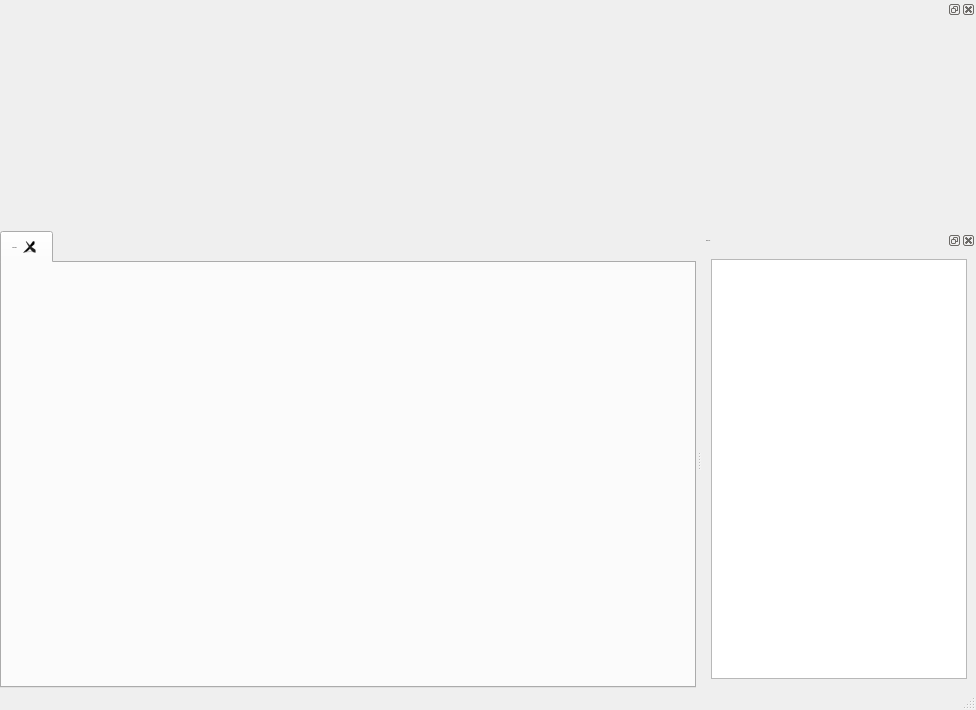
<?xml version="1.0" encoding="UTF-8"?>
<ui version="4.0">
 <class>MainWindow</class>
 <widget class="QMainWindow" name="MainWindow">
  <property name="geometry">
   <rect>
    <x>0</x>
    <y>0</y>
    <width>976</width>
    <height>710</height>
   </rect>
  </property>
  <property name="font">
   <font>
    <family>Microsoft YaHei</family>
    <pointsize>-1</pointsize>
   </font>
  </property>
  <property name="windowTitle">
   <string>DDE-OnePetrology</string>
  </property>
  <property name="windowIcon">
   <iconset>
    <normaloff>res/DDE-logo.png</normaloff>res/DDE-logo.png</iconset>
  </property>
  <property name="styleSheet">
   <string notr="true">font-family:&quot;Microsoft YaHei&quot;;
font-size: 14px;
QGroupBox{
    font-family:&quot;Microsoft YaHei&quot;;
    font-size: 14px;
    font-weight: bold;
    color:#f0f0f0;
	background:#125b4e;
   border: 1px solid #228c84;
}

QMainWindow{
    font-family:&quot;Microsoft YaHei&quot;;
    font-size: 14px;
    font-weight: bold;
    color:#f0f0f0;
	background:#125b4e;
}
QMainWindow#MainWindow{
    background:#125b4e;
}

QMenu
{
	background-color:#125b4e;

   color:#f0f0f0;

 
}
QMenu::item
{
	background-color:#125b4e;

   color:#f0f0f0;
	border:2px solid rgb(55,55,55);
	border-radius:3px;
	padding: 0px 0px 0px 20px;
	margin:3px 3px 3px 3px;
}					
QMenu::item:selected
{
    background: #1f6155;
	color:#f2f2f2;
}		

QStatusBar{
	color:#fff;
}
QStatusBar QLabel{
	color:#fff;
}
QStatusBar::item{
	border: 0px
}

QCheckBox{
	color:#fff;
}

QDateTimeEdit, QLineEdit, QTextEdit, QPlainTextEdit{
	color:#fff;
	height:20px;
	padding-left:10px; 
	background:transparent;
	border:none;
	border:1px solid #67968d;
}

QDateTimeEdit::focus, QLineEdit::focus, QTextEdit::focus, QPlainTextEdit::focus{
	border:1px solid #00fffb;
}

QDateTimeEdit:hover{
    background: #1f6155;
	color:#f2f2f2;
}

QCalendarWidget QTableView {
    alternate-background-color: #125b4e;
    background-color: #67968d;
}
QToolButton#qt_calendar_monthbutton,#qt_calendar_yearbutton{
    color: #67968d;
    font: 9px simHei;
}
QCalendarWidget QWidget#qt_calendar_navigationbar{
    background-color: #FFF;
}

QTextEdit::focus{
	border:1px solid #00fffb;
}
QGroupBox::title {
	color:#fff;
}
QGroupBox QLineEdit{
    height:20px;
	padding-left:10px; 
	background:transparent;
	border:none;
	border-bottom:1px solid #67968d;
}

QDialog{
    background:#125b4e;
}
QDialog QLabel{
    color:#f0f0f0;
}

QSplitter::handle{
	background-color:#125b4e;
}

QComboBox{
	color:#fff;
	height:20px;
	padding-left:10px; 
	background:transparent;
	border: 1px solid #67968d; 
}
QComboBox::drop-down {
    subcontrol-origin: padding;   
    subcontrol-position: top right; 
    width: 15px; 
    border-left: 1px solid #67968d; 
	image: url(&quot;res/qss/combo_drop.png&quot;) 
}
QComboBox::drop-down:hover {
    background: #00fffb;
}

QComboBox QAbstractItemView {
    outline: 0px solid gray;
    border: 1px solid #228c84;
    color: #FFFFFF;
    background-color: #07816e;
    selection-background-color: #1f6155; 
}
QComboBox QAbstractItemView::item {
    padding: 5px 10px; 
}
QComboBox QAbstractItemView::item:hover {
    color: #FFFFFF;
    background-color: #1f6155;
}


QToolButton{
	padding:5px;
	border:none;
	background:transparent;
	color:#bebebe;
}
QToolButton:hover{
	background: #1f6155;
	color:#f2f2f2;
}
QToolButton:pressed{
	background: #34a897;
	color:#f2f2f2;
	border-radius: 3px;
}

QPushButton{
	border:1px solid #4daa99;
	color:#e3e3e3;
	padding:4px 20px;
}
QPushButton:hover{
	background: #1f6155;
	color:#f2f2f2;
}
QPushButton:pressed{
	background: #34a897;
	color:#f2f2f2;
	border-radius: 3px;
}


QToolButton{
	border:1px solid #4daa99;
	color:#e3e3e3;
	padding:4px 20px;
}
QToolButton:hover{
	background: #1f6155;
	color:#f2f2f2;
}
QToolButton:pressed{
	background: #34a897;
	color:#f2f2f2;
	border-radius: 3px;
}



QListView{
	background:transparent;
	border:1px solid #228c84;
}
QListWidget{
	background:transparent;
	border:1px solid #228c84;
	color:#fff;
}

QToolBox::tab{
	padding:3px;
	border-radius:5px;
	color:#04ddd7;
	font:15px &quot;Microsoft YaHei&quot;;

}
QToolTip{
	border:0px solid #F0F0F0;
	padding:1px;
	color:#04ddd7;

}

/*===================================== Radio Button =================================*/
QRadioButton{
    color:#f0f0f0;
    font:12px &quot;Microsoft YaHei&quot;;
}
/*===================================== Label =================================*/

QLabel{
    color:#f0f0f0;
    font:12px &quot;Microsoft YaHei&quot;;
}


/*===================================== 表格 =================================*/
QTableView{
    outline:none;
    border-top:none;
    border-bottom-left-radius:4px;
    border-bottom-right-radius:4px;
    alternate-background-color:#1b7065; 
    selection-background-color:#01ae97;
    gridline-color:#0fa48e;
   /* color:#f2f2f2;
    background:transparent;  8*/
}
QHeaderView{
    border:none;
    border-bottom:1px solid #125b4e;
    background:#367b6e;
}
QHeaderView::section{
    background:transparent;
    color:#f2f2f2;
}


/*===================================== 树 =================================*/
QTreeView{
	show-decoration-selected:1;
	border:none; 
	background:transparent;
}
QTreeView::item{
	height: 25px;
	color:#eaecec;	
	border:none;
	background:transparent;
}

QTreeView::item:selected:active{  
	color:f2f2f2;
}

QTreeView::item:selected:!active{   
	color:#f2f2f2;	
}
QTreeView::branch:has-children:!has-siblings:closed,
QTreeView::branch:closed:has-children:has-siblings{
    border-image:none;
    image:url(&quot;res/qss/tree_right.png&quot;);
}
QTreeView::branch:open:has-children:!has-siblings,
QTreeView::branch:open:has-children:has-siblings{
    border-image:none;
    image:url(&quot;res/qss/tree_bottom.png&quot;);
}

QTreeView::indicator:unchecked {
	image: url(&quot;res/qss/tree_uncheck.png&quot;);
}
QTreeView::indicator:checked {
	image: url(&quot;res/qss/tree_check.png&quot;);
}
QTreeView::item:hover, QTreeView::branch:hover{
	background:#1f6155;
}
QTreeView::item:selected, QTreeView::branch:selected{
	background:#34a897;
	color:f2f2f2;
}


/*===================================== Tab =================================*/
QTabWidget#tabWidget{
    background:transparent;
}
QTabWidget::pane{
    border-top: 1px solid;
    border-color: transparent;
    top:-1px;
}
QTabBar::tab {
    min-width:85px;
    min-height:26px;
    color: #FFFFFF;
    border: 1px solid #e2e2e2; 
    font:16px &quot;Microsoft YaHei&quot; ;
}
QTabBar::tab:selected{
    min-width:85px;
    min-height:25px;
    color: #000;
    border: 0px solid;
    background:#00fffb;
    font:20px &quot;Microsoft YaHei&quot; ;
}

/*===================================== 垂直滚动条 =================================*/
/*设置垂直滚动条基本样式*/
QScrollBar:vertical {
    width: 14px;
    background: rgba(0,0,0,0%);
    margin: 0px,0px,0px,0px;
    /*留出9px给上面和下面的箭头*/
    padding-top: 9px;
    padding-bottom: 9px;
}

QScrollBar::handle:vertical {
    width: 14px;
    background: #238d71; /* #176857;rgba(0,0,0,25%); */
    /*滚动条两端变成椭圆 */
    border-radius: 14px;
    min-height: 20;
}

QScrollBar::handle:vertical:hover {
    width: 14px;
    /*鼠标放到滚动条上的时候，颜色变深*/
    background:  #238d71;  /*rgba(0,0,0,50%);*/
    border-radius: 12px;
    min-height: 20;
}

/*这个应该是设置下箭头的，3.png就是箭头*/
QScrollBar::add-line:vertical 
{
    height: 9px;
    width: 14px;
    border-image: url(&quot;res/qss/down-arrow.png&quot;);
    subcontrol-position: bottom;
}

/*设置上箭头 */
QScrollBar::sub-line:vertical 
{
    height: 9px;
    width: 14px;
    border-image: url(&quot;res/qss/up-arrow.png&quot;);
    subcontrol-position: top;
}

/*当鼠标放到下箭头上的时候 */
QScrollBar::add-line:vertical:hover 
{
    height: 9px;
    width: 14px;
    border-image: url(&quot;res/qss/down-arrow.png&quot;);
    subcontrol-position: bottom;
}

/*当鼠标放到下箭头上的时候*/
QScrollBar::sub-line:vertical:hover 
{
    height: 9px;
    width: 14px;
    border-image: url(&quot;res/qss/up-arrow.png&quot;);
    subcontrol-position: top;
}

/*当滚动条滚动的时候，上面的部分和下面的部分*/
QScrollBar::sub-page:vertical {
    background: #176857;
    border-radius: 12px;
}

QScrollBar::add-page:vertical 
{
    background: #176857; /* #238d71;*/
    border-radius: 12px;
}

QScrollArea#scrollArea{
	background:transparent;
	border:none;
}


QWidget#scrollAreaWidgetContents{
	background: transparent;
}




/*===================================== 水平滚动条 =================================*/
/*设置垂直滚动条基本样式*/
QScrollBar::horizontal {
    height: 14px;
    background: rgba(0,0,0,0%);
    margin: 0px,0px,0px,0px;
    /*留出9px给上面和下面的箭头*/
    padding-left: 9px;
    padding-right: 9px;
}

QScrollBar::handle:horizontal {
    width: 14px;
    background: #238d71; /* #176857;rgba(0,0,0,25%); */
    /*滚动条两端变成椭圆 */
    border-radius: 14px;
    min-height: 20;
}

QScrollBar::handle:horizontal:hover {
    width: 14px;
    /*鼠标放到滚动条上的时候，颜色变深*/
    background:  #238d71;  /*rgba(0,0,0,50%);*/
    border-radius: 12px;
    min-height: 20;
}

/*这个应该是设置下箭头的，3.png就是箭头*/
QScrollBar::add-line:horizontal 
{
    height:14px;
    width: 9px;
    border-image: url(&quot;res/qss/right-arrow.png&quot;);
    subcontrol-position: right;
}

/*设置上箭头 */
QScrollBar::sub-line:horizontal 
{
    height: 14px;
    width: 9px;
    border-image: url(&quot;res/qss/left-arrow.png&quot;);
    subcontrol-position: left;
}

/*当鼠标放到下箭头上的时候 */
QScrollBar::add-line:horizontal:hover 
{
    height: 14px;
    width: 9px;
    border-image: url(&quot;res/qss/right-arrow.png&quot;);
    subcontrol-position: right;
}

/*当鼠标放到下箭头上的时候*/
QScrollBar::sub-line:horizontal:hover 
{
    height: 14px;
    width: 9px;
    border-image: url(&quot;res/qss/left-arrow.png&quot;);
    subcontrol-position: left;
}

/*当滚动条滚动的时候，上面的部分和下面的部分*/
QScrollBar::sub-page:horizontal {
    background: #176857;
    border-radius: 12px;
}

QScrollBar::add-page:horizontal 
{
    background: #176857; /* #238d71;*/
    border-radius: 12px;
}

QScrollArea#scrollArea{
	background:transparent;
	border:none;
}


QWidget#scrollAreaWidgetContents{
	background: transparent;
}

QScrollArea#scrollArea{
    background:transparent;

    QScrollBar:horizontal{  /*//滚动条主体部分(滑道)*/
        min-height: 10;/*//滑道最小宽度*/
        min-width:100;/*//滑道最小高度*/
        border-radius:5px;/*//滑道圆角*/
        background-color:rgb(200,200,200);/*//滑轨的颜色*/
    }

    QScrollBar::handle:horizontal{  /*//滑块主体*/
        border-radius:5px;/*//滑块圆形角度*/
        height: 10;/*//滑块宽度*/
        border-radius:5px;/*//滑道圆角*/
        background-color:rgb(50,50,20);/*//滑块颜色*/
    }  

    QScrollBar::handle:horizontal:hover{  /*//鼠标放在上面时*/
        width: 10;/*//滑块宽度*/
        border-radius:5px;/*//滑道圆角*/
        background-color:rgba(0,0,0,50%);/*//滑块颜色变化*/
    }
    
}

</string>
  </property>
  <property name="dockNestingEnabled">
   <bool>true</bool>
  </property>
  <widget class="QWidget" name="centralwidget">
   <property name="enabled">
    <bool>true</bool>
   </property>
   <property name="sizePolicy">
    <sizepolicy hsizetype="Expanding" vsizetype="Expanding">
     <horstretch>1</horstretch>
     <verstretch>1</verstretch>
    </sizepolicy>
   </property>
   <layout class="QVBoxLayout" name="verticalLayout">
    <property name="spacing">
     <number>0</number>
    </property>
    <property name="leftMargin">
     <number>0</number>
    </property>
    <property name="topMargin">
     <number>0</number>
    </property>
    <property name="rightMargin">
     <number>0</number>
    </property>
    <property name="bottomMargin">
     <number>0</number>
    </property>
    <item>
     <widget class="QTabWidget" name="tabWidget">
      <property name="font">
       <font>
        <family>Microsoft YaHei</family>
        <pointsize>-1</pointsize>
       </font>
      </property>
      <property name="currentIndex">
       <number>0</number>
      </property>
      <property name="iconSize">
       <size>
        <width>24</width>
        <height>24</height>
       </size>
      </property>
      <property name="tabsClosable">
       <bool>true</bool>
      </property>
      <property name="movable">
       <bool>true</bool>
      </property>
      <widget class="WelcomeWidget" name="tab">
       <attribute name="icon">
        <iconset>
         <normaloff>res/welcome.png</normaloff>res/welcome.png</iconset>
       </attribute>
       <attribute name="title">
        <string>Welcome</string>
       </attribute>
      </widget>
     </widget>
    </item>
   </layout>
  </widget>
  <widget class="QStatusBar" name="statusbar"/>
  <widget class="QDockWidget" name="dockInfo">
   <property name="styleSheet">
    <string notr="true">QDockWidget {
    border: 1px solid red;
    titlebar-close-icon: url(res/title/btn-close.png);
    titlebar-normal-icon: url(res/title/btn-max.png);
    color:#f0f0f0;
	background:#125b4e;
}

/* 标题设置 */
QDockWidget::title {
    text-align: right;
    background: lightgray;
    padding-left: 35px;
}

/* 关闭和显示按钮 */
QDockWidget::close-button, QDockWidget::float-button {
    border: 2px solid transparent;
    background: darkgray;
    padding: 2px;
    icon-size: 14px; /* maximum icon size */
}

/* 鼠标悬浮状态 */
QDockWidget::close-button:hover, QDockWidget::float-button:hover {
    background: red;
}

/* 鼠标按下状态 */
QDockWidget::close-button:pressed, QDockWidget::float-button:pressed {
    padding: 1px -1px -1px 1px;
}

/* 把按钮移到左上角 */
QDockWidget::close-button {
    subcontrol-position: top left;
    subcontrol-origin: margin;
    position: absolute;
    top: 0px; left: 0px; bottom: 0px;
    width: 14px;
}

QDockWidget::float-button {
    subcontrol-position: top left;
    subcontrol-origin: margin;
    position: absolute;
    top: 0px; left: 16px; bottom: 0px;
    width: 14px;
}


QMainWindow{
    font-family:&quot;Microsoft YaHei&quot;;
    font-size: 14px;
    font-weight: bold;
    color:#f0f0f0;
	background:#125b4e;
}
QMainWindow#MainWindow{
    background:#125b4e;
}

QMenu
{
	background-color:#125b4e;

   color:#f0f0f0;

 
}
QMenu::item
{
	background-color:#125b4e;

   color:#f0f0f0;
	border:2px solid rgb(55,55,55);
	border-radius:3px;
	padding: 0px 0px 0px 20px;
	margin:3px 3px 3px 3px;
}					
QMenu::item:selected
{
    background: #1f6155;
	color:#f2f2f2;
}		

QStatusBar{
	color:#fff;
}
QStatusBar QLabel{
	color:#fff;
}
QStatusBar::item{
	border: 0px
}

QCheckBox{
	color:#fff;
}

QDateTimeEdit, QLineEdit, QTextEdit, QPlainTextEdit{
	color:#fff;
	height:20px;
	padding-left:10px; 
	background:transparent;
	border:none;
	border:1px solid #67968d;
}

QDateTimeEdit::focus, QLineEdit::focus, QTextEdit::focus, QPlainTextEdit::focus{
	border:1px solid #00fffb;
}

QDateTimeEdit:hover{
    background: #1f6155;
	color:#f2f2f2;
}

QCalendarWidget QTableView {
    alternate-background-color: #125b4e;
    background-color: #67968d;
}
QToolButton#qt_calendar_monthbutton,#qt_calendar_yearbutton{
    color: #67968d;
    font: 9px simHei;
}
QCalendarWidget QWidget#qt_calendar_navigationbar{
    background-color: #FFF;
}

QTextEdit::focus{
	border:1px solid #00fffb;
}
QGroupBox::title {
	color:#fff;
}
QGroupBox QLineEdit{
    height:20px;
	padding-left:10px; 
	background:transparent;
	border:none;
	border-bottom:1px solid #67968d;
}

QDialog{
    background:#125b4e;
}
QDialog QLabel{
    color:#f0f0f0;
}

QSplitter::handle{
	background-color:#125b4e;
}

QComboBox{
	color:#fff;
	height:20px;
	padding-left:10px; 
	background:transparent;
	border: 1px solid #67968d; 
}
QComboBox::drop-down {
    subcontrol-origin: padding;   
    subcontrol-position: top right; 
    width: 15px; 
    border-left: 1px solid #67968d; 
	image: url(&quot;res/qss/combo_drop.png&quot;) 
}
QComboBox::drop-down:hover {
    background: #00fffb;
}

QComboBox QAbstractItemView {
    outline: 0px solid gray;
    border: 1px solid #228c84;
    color: #FFFFFF;
    background-color: #07816e;
    selection-background-color: #1f6155; 
}
QComboBox QAbstractItemView::item {
    padding: 5px 10px; 
}
QComboBox QAbstractItemView::item:hover {
    color: #FFFFFF;
    background-color: #1f6155;
}


QToolButton{
	padding:5px;
	border:none;
	background:transparent;
	color:#bebebe;
}
QToolButton:hover{
	background: #1f6155;
	color:#f2f2f2;
}
QToolButton:pressed{
	background: #34a897;
	color:#f2f2f2;
	border-radius: 3px;
}

QPushButton{
	border:1px solid #4daa99;
	color:#e3e3e3;
	padding:4px 20px;
}
QPushButton:hover{
	background: #1f6155;
	color:#f2f2f2;
}
QPushButton:pressed{
	background: #34a897;
	color:#f2f2f2;
	border-radius: 3px;
}


QToolButton{
	border:1px solid #4daa99;
	color:#e3e3e3;
	padding:4px 20px;
}
QToolButton:hover{
	background: #1f6155;
	color:#f2f2f2;
}
QToolButton:pressed{
	background: #34a897;
	color:#f2f2f2;
	border-radius: 3px;
}



QListView{
	background:transparent;
	border:1px solid #228c84;
}
QListWidget{
	background:transparent;
	border:1px solid #228c84;
	color:#fff;
}

QToolBox::tab{
	padding:3px;
	border-radius:5px;
	color:#04ddd7;
	font:15px &quot;Microsoft YaHei&quot;;

}
QToolTip{
	border:0px solid #F0F0F0;
	padding:1px;
	color:#04ddd7;

}

/*===================================== Radio Button =================================*/
QRadioButton{
    color:#f0f0f0;
    font:12px &quot;Microsoft YaHei&quot;;
}
/*===================================== Label =================================*/

QLabel{
    color:#f0f0f0;
    font:12px &quot;Microsoft YaHei&quot;;
}


/*===================================== 表格 =================================*/
QTableView{
    outline:none;
    border-top:none;
    border-bottom-left-radius:4px;
    border-bottom-right-radius:4px;
    alternate-background-color:#1b7065; 
    selection-background-color:#01ae97;
    gridline-color:#0fa48e;
   /* color:#f2f2f2;
    background:transparent;  8*/
}
QHeaderView{
    border:none;
    border-bottom:1px solid #125b4e;
    background:#367b6e;
}
QHeaderView::section{
    background:transparent;
    color:#f2f2f2;
}


/*===================================== 树 =================================*/
QTreeView{
	show-decoration-selected:1;
	border:none; 
	background:transparent;
}
QTreeView::item{
	height: 25px;
	color:#eaecec;	
	border:none;
	background:transparent;
}

QTreeView::item:selected:active{  
	color:f2f2f2;
}

QTreeView::item:selected:!active{   
	color:#f2f2f2;	
}
QTreeView::branch:has-children:!has-siblings:closed,
QTreeView::branch:closed:has-children:has-siblings{
    border-image:none;
    image:url(&quot;res/qss/tree_right.png&quot;);
}
QTreeView::branch:open:has-children:!has-siblings,
QTreeView::branch:open:has-children:has-siblings{
    border-image:none;
    image:url(&quot;res/qss/tree_bottom.png&quot;);
}

QTreeView::indicator:unchecked {
	image: url(&quot;res/qss/tree_uncheck.png&quot;);
}
QTreeView::indicator:checked {
	image: url(&quot;res/qss/tree_check.png&quot;);
}
QTreeView::item:hover, QTreeView::branch:hover{
	background:#1f6155;
}
QTreeView::item:selected, QTreeView::branch:selected{
	background:#34a897;
	color:f2f2f2;
}


/*===================================== Tab =================================*/
QTabWidget#tabWidget{
    background:transparent;
}
QTabWidget::pane{
    border-top: 1px solid;
    border-color: transparent;
    top:-1px;
}
QTabBar::tab {
    min-width:85px;
    min-height:26px;
    color: #FFFFFF;
    border: 1px solid #e2e2e2; 
    font:16px &quot;Microsoft YaHei&quot; ;
}
QTabBar::tab:selected{
    min-width:85px;
    min-height:25px;
    color: #000;
    border: 0px solid;
    background:#00fffb;
    font:20px &quot;Microsoft YaHei&quot; ;
}

/*===================================== 垂直滚动条 =================================*/
/*设置垂直滚动条基本样式*/
QScrollBar:vertical {
    width: 14px;
    background: rgba(0,0,0,0%);
    margin: 0px,0px,0px,0px;
    /*留出9px给上面和下面的箭头*/
    padding-top: 9px;
    padding-bottom: 9px;
}

QScrollBar::handle:vertical {
    width: 14px;
    background: #238d71; /* #176857;rgba(0,0,0,25%); */
    /*滚动条两端变成椭圆 */
    border-radius: 14px;
    min-height: 20;
}

QScrollBar::handle:vertical:hover {
    width: 14px;
    /*鼠标放到滚动条上的时候，颜色变深*/
    background:  #238d71;  /*rgba(0,0,0,50%);*/
    border-radius: 12px;
    min-height: 20;
}

/*这个应该是设置下箭头的，3.png就是箭头*/
QScrollBar::add-line:vertical 
{
    height: 9px;
    width: 14px;
    border-image: url(&quot;res/qss/down-arrow.png&quot;);
    subcontrol-position: bottom;
}

/*设置上箭头 */
QScrollBar::sub-line:vertical 
{
    height: 9px;
    width: 14px;
    border-image: url(&quot;res/qss/up-arrow.png&quot;);
    subcontrol-position: top;
}

/*当鼠标放到下箭头上的时候 */
QScrollBar::add-line:vertical:hover 
{
    height: 9px;
    width: 14px;
    border-image: url(&quot;res/qss/down-arrow.png&quot;);
    subcontrol-position: bottom;
}

/*当鼠标放到下箭头上的时候*/
QScrollBar::sub-line:vertical:hover 
{
    height: 9px;
    width: 14px;
    border-image: url(&quot;res/qss/up-arrow.png&quot;);
    subcontrol-position: top;
}

/*当滚动条滚动的时候，上面的部分和下面的部分*/
QScrollBar::sub-page:vertical {
    background: #176857;
    border-radius: 12px;
}

QScrollBar::add-page:vertical 
{
    background: #176857; /* #238d71;*/
    border-radius: 12px;
}

QScrollArea#scrollArea{
	background:transparent;
	border:none;
}


QWidget#scrollAreaWidgetContents{
	background: transparent;
}




/*===================================== 水平滚动条 =================================*/
/*设置垂直滚动条基本样式*/
QScrollBar::horizontal {
    height: 14px;
    background: rgba(0,0,0,0%);
    margin: 0px,0px,0px,0px;
    /*留出9px给上面和下面的箭头*/
    padding-left: 9px;
    padding-right: 9px;
}

QScrollBar::handle:horizontal {
    width: 14px;
    background: #238d71; /* #176857;rgba(0,0,0,25%); */
    /*滚动条两端变成椭圆 */
    border-radius: 14px;
    min-height: 20;
}

QScrollBar::handle:horizontal:hover {
    width: 14px;
    /*鼠标放到滚动条上的时候，颜色变深*/
    background:  #238d71;  /*rgba(0,0,0,50%);*/
    border-radius: 12px;
    min-height: 20;
}

/*这个应该是设置下箭头的，3.png就是箭头*/
QScrollBar::add-line:horizontal 
{
    height:14px;
    width: 9px;
    border-image: url(&quot;res/qss/right-arrow.png&quot;);
    subcontrol-position: right;
}

/*设置上箭头 */
QScrollBar::sub-line:horizontal 
{
    height: 14px;
    width: 9px;
    border-image: url(&quot;res/qss/left-arrow.png&quot;);
    subcontrol-position: left;
}

/*当鼠标放到下箭头上的时候 */
QScrollBar::add-line:horizontal:hover 
{
    height: 14px;
    width: 9px;
    border-image: url(&quot;res/qss/right-arrow.png&quot;);
    subcontrol-position: right;
}

/*当鼠标放到下箭头上的时候*/
QScrollBar::sub-line:horizontal:hover 
{
    height: 14px;
    width: 9px;
    border-image: url(&quot;res/qss/left-arrow.png&quot;);
    subcontrol-position: left;
}

/*当滚动条滚动的时候，上面的部分和下面的部分*/
QScrollBar::sub-page:horizontal {
    background: #176857;
    border-radius: 12px;
}

QScrollBar::add-page:horizontal 
{
    background: #176857; /* #238d71;*/
    border-radius: 12px;
}

QScrollArea#scrollArea{
	background:transparent;
	border:none;
}


QWidget#scrollAreaWidgetContents{
	background: transparent;
}

QScrollArea#scrollArea{
    background:transparent;

    QScrollBar:horizontal{  /*//滚动条主体部分(滑道)*/
        min-height: 10;/*//滑道最小宽度*/
        min-width:100;/*//滑道最小高度*/
        border-radius:5px;/*//滑道圆角*/
        background-color:rgb(200,200,200);/*//滑轨的颜色*/
    }

    QScrollBar::handle:horizontal{  /*//滑块主体*/
        border-radius:5px;/*//滑块圆形角度*/
        height: 10;/*//滑块宽度*/
        border-radius:5px;/*//滑道圆角*/
        background-color:rgb(50,50,20);/*//滑块颜色*/
    }  

    QScrollBar::handle:horizontal:hover{  /*//鼠标放在上面时*/
        width: 10;/*//滑块宽度*/
        border-radius:5px;/*//滑道圆角*/
        background-color:rgba(0,0,0,50%);/*//滑块颜色变化*/
    }
    
}

</string>
   </property>
   <property name="allowedAreas">
    <set>Qt::RightDockWidgetArea</set>
   </property>
   <property name="windowTitle">
    <string>User Log</string>
   </property>
   <attribute name="dockWidgetArea">
    <number>2</number>
   </attribute>
   <widget class="QWidget" name="dockWidgetContents_2">
    <layout class="QHBoxLayout" name="horizontalLayout">
     <item>
      <widget class="QTableWidget" name="tableWidget"/>
     </item>
    </layout>
   </widget>
  </widget>
  <widget class="QDockWidget" name="dockTop">
   <property name="minimumSize">
    <size>
     <width>99</width>
     <height>225</height>
    </size>
   </property>
   <property name="maximumSize">
    <size>
     <width>524287</width>
     <height>225</height>
    </size>
   </property>
   <property name="styleSheet">
    <string notr="true">QMainWindow{
    font-family:&quot;Microsoft YaHei&quot;;
    font-size: 14px;
    font-weight: bold;
    color:#f0f0f0;
	background:#125b4e;
}
QMainWindow#MainWindow{
    background:#125b4e;
}


/* 自定义 */
QMainWindow#MainWindow QWidget#widgetMap, QMainWindow#MainWindow QWidget#widgetProgManage, QMainWindow#MainWindow QWidget#widgetTimeEvent, QWidget#QAmbientPlanOne QFrame#frame, QWidget#QAmbientPlanTwo QFrame#frame, QWidget#QAmbientPlanThree QFrame#frame, QWidget#QPlanTraining QFrame#frame, QWidget#QTimeLineInfo{
    border:1px solid #228c84;
}

QWidget#QAmbientPlanOne QLabel#lblTitle, QWidget#QAmbientPlanTwo QLabel#lblTitle, QWidget#QAmbientPlanThree QLabel#lblTitle, QWidget#QPlanTraining QLabel#lblATitle{
    padding:10px 20px;
    border:1px solid #228c84;
    color:#fff;
    font:20px bold &quot;Microsoft YaHei&quot;;
    background-color:qlineargradient(spread:pad,x1:0,y1:0,x2:0,y2:1,stop:0 #1e5d62,stop:1 #27987c);
}

QWidget#QAmbientCasts QLable#lblPixmap, QWidget#QAmbientCasts QLable#lblTreeTitle{
    border:none;
}

QWidget#QTimeLineInfo QScrollArea#scrollArea QWidget#widgetLog{
	border:none;
	border-top:1px solid #228c84;
	background:transparent;
}

QWidget#QAmbientCasts QLineEdit#lineEdit{
    height:25px;
    padding-left:10px; 
    background:transparent;
    border:1px solid #228c84;
}

QWidget#QLogMsg{
	background-color:#125b4e;
}

QWidget#QLogMsg QWidget#widget{
	border:none;
	border-bottom:1px solid #279f7f;
}

QWidget#QLogMsg QLabel#lblMsg{
    color:white;
    border-bottom:2px solid #fff;
}

QWidget#QLogMsg QLabel#lblTime{
    color:#00fffb
}

QWidget#QActionAddDlg{
	border-image:none;
}

QWidget#QProgrammeManage QFrame#frame, QWidget#QProgrammeManage QFrame#frame_2, QWidget#QProgrammeManage QFrame#frame_3{
	border:none;
	border:1px solid #228c84;
}

QMyToolBar#toobarWidget QFrame#frame{
    border-image: url(&quot;:/res/toolbar/background.png&quot;);
}
QMyToolBar#toobarWidget QLabel#lblBattleTime{
    border-image:none;
    color:rgb(255, 0, 0);
    border:none;
}
QMyToolBar#toobarWidget QLabel#lblTime{
    border-image:none;
    color:rgb(0, 255, 251);
    border:none;
}
QMyToolBar#toobarWidget QTabWidget::pane{
    border-top: 1px solid;
    border-color: #279892;
    top:-1px;
}
QMyToolBar#toobarWidget QTabBar::tab {
    min-width:120px;
    min-height:26px;
    color: #FFFFFF;
    font:19px &quot;Microsoft YaHei&quot; ;
    border: 0px solid;
}
QMyToolBar#toobarWidget QTabBar::tab:selected{
    min-width:120px;
    margin-left:10px;
    margin-right:10px;
    min-height:25px;
    color: #00fffb;
    font:20px &quot;Microsoft YaHei&quot; ;
    border: 0px solid;
    border-bottom: 6px solid;
    border-color: #00fffb;
    background:#279892;
}
QMyToolBar#toobarWidget QToolButton{
	padding:5px;
	border:none;
	background:transparent;
	color:#fff;
}
QMyToolBar#toobarWidget QToolButton:hover{
	background: #1f6155;
	color:#f2f2f2;
}
QMyToolBar#toobarWidget QToolButton:pressed{
	background: #34a897;
	color:#f2f2f2;
	border-radius: 3px;
}

QMyToolBar#toobarWidget QToolButton#tbtnSetting::menu-indicator{
    subcontrol-position: right center;
}


QTitleWidget#titleWidget{
    background-color:rgb(2,27,16);
}
QTitleWidget#titleWidget QFrame#frame{
    border-image: url(&quot;:/res/title/title-background.png&quot;);
}


QWidget#QTimeLineInfo QWidget#widgetInfo{
	border:none;
}
QWidget#QTimeLineInfo QTreeView, QWidget#QTimeLineInfo QListView{
    background:transparent;
	border:none;
	border-right:1px solid #228c84;
}
QWidget#QTimeInfo QMySlider#horizontalSlider{
    border:none;
}


QWidget#QSchemeToolPage{
    background:transparent;
}

QWidget#QSchemeToolPage QPushButton#pushButtonFold{
    color:#00fffb;
    font:15px &quot;Microsoft YaHei&quot;;
    text-align:left;
    height:24;
}

QWidget#QSchemeDetailForm QLabel{
	color:#fff;
}
QWidget#QSchemeDetailForm QLineEdit{
	height:20px;
	padding-left:10px; 
	background:transparent;
	border:none;
	border-bottom:1px solid #67968d;
}

QWidget#QSchemeDetailForm QLineEdit::focus{
	border-bottom:1px solid #00fffb;
}



QWidget#QPlanTraining QLabel{
	color:#fff;
}

QWidget#QPlanTraining QLineEdit{
	color:#fff;
	height:20px;
	padding-left:10px; 
	background:transparent;
	border:none;
	border-bottom:1px solid #67968d;
}
QWidget#QPlanTraining QTextEdit{
	color:#fff;
    padding-left: 0;
	background:transparent;
	border:none;
}
QWidget#QPlanTraining QLabel#label{
    border:1px solid #156859;
    padding:5px 3px;color:#e3e3e3;
}


QWidget#QProgrammeManage QLabel{
	color:#fff;
}
QWidget#QProgrammeManage QLineEdit{
	height:20px;
	padding-left:10px; 
	background:transparent;
	border:1px solid #67968d;
}

QWidget#QProgrammeManage QLineEdit::focus{
	border:1px solid #00fffb;
}
QWidget#QProgrammeManage QFrame#frame, QFrame#frame_2,QFrame#frame_3 {
	border:1px solid #228c84;
	background:#1f6155;
}
QWidget#QProgrammeManage QFrame {
	background:#1f6155;
}









QStatusBar{
	color:#fff;
}
QStatusBar QLabel{
	color:#fff;
}
QStatusBar::item{
	border: 0px
}

QCheckBox{
	color:#fff;
}

QDateTimeEdit, QLineEdit, QTextEdit, QPlainTextEdit{
	color:#fff;
	height:20px;
	padding-left:10px; 
	background:transparent;
	border:none;
	border:1px solid #67968d;
}

QDateTimeEdit::focus, QLineEdit::focus, QTextEdit::focus, QPlainTextEdit::focus{
	border:1px solid #00fffb;
}

QDateTimeEdit:hover{
    background: #1f6155;
	color:#f2f2f2;
}

QCalendarWidget QTableView {
    alternate-background-color: #125b4e;
    background-color: #67968d;
}
QToolButton#qt_calendar_monthbutton,#qt_calendar_yearbutton{
    color: #67968d;
    font: 9pt simHei;
}
QCalendarWidget QWidget#qt_calendar_navigationbar{
    background-color: #FFF;
}

QTextEdit::focus{
	border:1px solid #00fffb;
}
QGroupBox::title {
	color:#fff;
}
QGroupBox QLineEdit{
    height:20px;
	padding-left:10px; 
	background:transparent;
	border:none;
	border-bottom:1px solid #67968d;
}

QDialog{
    background:#125b4e;
}
QDialog QLabel{
    color:#f0f0f0;
}

QSplitter::handle{
	background-color:#125b4e;
}

QComboBox{
	color:#fff;
	height:20px;
	padding-left:10px; 
	background:transparent;
	border: 1px solid #67968d; 
}
QComboBox::drop-down {
    subcontrol-origin: padding;   
    subcontrol-position: top right; 
    width: 15px; 
    border-left: 1px solid #67968d; 
	image: url(&quot;:/res/home/combo_drop.png&quot;) 
}
QComboBox::drop-down:hover {
    background: #00fffb;
}

QComboBox QAbstractItemView {
    outline: 0px solid gray;
    border: 1px solid #228c84;
    color: #FFFFFF;
    background-color: #07816e;
    selection-background-color: #1f6155; 
}
QComboBox QAbstractItemView::item {
    padding: 5px 10px; 
}
QComboBox QAbstractItemView::item:hover {
    color: #FFFFFF;
    background-color: #1f6155;
}


QToolButton{
	padding:5px;
	border:none;
	background:transparent;
	color:#bebebe;
}
QToolButton:hover{
	background: #1f6155;
	color:#f2f2f2;
}
QToolButton:pressed{
	background: #34a897;
	color:#f2f2f2;
	border-radius: 3px;
}

QPushButton{
	border:1px solid #4daa99;
	color:#e3e3e3;
	padding:4px 20px;
}
QPushButton:hover{
	background: #1f6155;
	color:#f2f2f2;
}
QPushButton:pressed{
	background: #34a897;
	color:#f2f2f2;
	border-radius: 3px;
}


QListView{
	background:transparent;
	border:1px solid #228c84;
}
QListWidget{
	background:transparent;
	border:1px solid #228c84;
	color:#fff;
}

QToolBox::tab{
	padding:3px;
	border-radius:5px;
	color:#04ddd7;
	font:15px &quot;Microsoft YaHei&quot;;

}
QToolTip{
	border:0px solid #F0F0F0;
	padding:1px;
	color:#04ddd7;

}


/*===================================== 表格 =================================*/
QTableView{
    outline:none;
    border-top:none;
    border-bottom-left-radius:4px;
    border-bottom-right-radius:4px;
    alternate-background-color:#1b7065; 
    selection-background-color:#01ae97;
    gridline-color:#0fa48e;
    color:#f2f2f2;
    background:transparent;
}
QHeaderView{
    border:none;
    border-bottom:1px solid #125b4e;
    background:#367b6e;
}
QHeaderView::section{
    background:transparent;
    color:#f2f2f2;
}


/*===================================== 树 =================================*/
QTreeView{
	show-decoration-selected:1;
	border:none; 
	background:transparent;
}
QTreeView::item{
	height: 25px;
	color:#eaecec;	
	border:none;
	background:transparent;
}

QTreeView::item:selected:active{  
	color:f2f2f2;
}

QTreeView::item:selected:!active{   
	color:#f2f2f2;	
}
QTreeView::branch:has-children:!has-siblings:closed,
QTreeView::branch:closed:has-children:has-siblings{
    border-image:none;
    image:url(&quot;:/res/home/tree_right.png&quot;);
}
QTreeView::branch:open:has-children:!has-siblings,
QTreeView::branch:open:has-children:has-siblings{
    border-image:none;
    image:url(&quot;:/res/home/tree_bottom.png&quot;);
}

QTreeView::indicator:unchecked {
	image: url(&quot;:/res/home/tree_uncheck.png&quot;);
}
QTreeView::indicator:checked {
	image: url(&quot;:/res/home/tree_check.png&quot;);
}
QTreeView::item:hover, QTreeView::branch:hover{
	background:#1f6155;
}
QTreeView::item:selected, QTreeView::branch:selected{
	background:#34a897;
	color:f2f2f2;
}


/*===================================== Tab =================================*/
QTabWidget#tabWidget{
    background:transparent;
}
QTabWidget::pane{
    border-top: 1px solid;
    border-color: transparent;
    top:-1px;
}
QTabBar::tab {
    min-width:85px;
    min-height:26px;
    color: #FFFFFF;
    border: 1px solid #e2e2e2;
    font:20px &quot;Microsoft YaHei&quot; ;
}
QTabBar::tab:selected{
    min-width:85px;
    min-height:25px;
    color: #000;
    border: 0px solid;
    background:#00fffb;
    font:20px &quot;Microsoft YaHei&quot; ;
}

  
/*===================================== 垂直滚动条 =================================*/
/*设置垂直滚动条基本样式*/
QScrollBar:vertical {
    width: 14px;
    background: rgba(0,0,0,0%);
    margin: 0px,0px,0px,0px;
    /*留出9px给上面和下面的箭头*/
    padding-top: 9px;
    padding-bottom: 9px;
}

QScrollBar::handle:vertical {
    width: 14px;
    background: #238d71; /* #176857;rgba(0,0,0,25%); */
    /*滚动条两端变成椭圆 */
    border-radius: 14px;
    min-height: 20;
}

QScrollBar::handle:vertical:hover {
    width: 14px;
    /*鼠标放到滚动条上的时候，颜色变深*/
    background:  #238d71;  /*rgba(0,0,0,50%);*/
    border-radius: 12px;
    min-height: 20;
}

/*这个应该是设置下箭头的，3.png就是箭头*/
QScrollBar::add-line:vertical 
{
    height: 9px;
    width: 14px;
    border-image: url(:/res/down-arrow.png);
    subcontrol-position: bottom;
}

/*设置上箭头 */
QScrollBar::sub-line:vertical 
{
    height: 9px;
    width: 14px;
    border-image: url(:/res/up-arrow.png);
    subcontrol-position: top;
}

/*当鼠标放到下箭头上的时候 */
QScrollBar::add-line:vertical:hover 
{
    height: 9px;
    width: 14px;
    border-image: url(:/res/down-arrow.png);
    subcontrol-position: bottom;
}

/*当鼠标放到下箭头上的时候*/
QScrollBar::sub-line:vertical:hover 
{
    height: 9px;
    width: 14px;
    border-image: url(:/res/up-arrow.png);
    subcontrol-position: top;
}

/*当滚动条滚动的时候，上面的部分和下面的部分*/
QScrollBar::sub-page:vertical {
    background: #176857;
    border-radius: 12px;
}

QScrollBar::add-page:vertical 
{
    background: #176857; /* #238d71;*/
    border-radius: 12px;
}

QScrollArea#scrollArea{
	background:transparent;
	border:none;
}


QWidget#scrollAreaWidgetContents{
	background: transparent;
}

QScrollArea#scrollArea{
    background:transparent;

    QScrollBar:vertical{  /*//滚动条主体部分(滑道)*/
        min-width: 10;/*//滑道最小宽度*/
        min-height:100;/*//滑道最小高度*/
        border-radius:5px;/*//滑道圆角*/
        background-color:rgb(200,200,200);/*//滑轨的颜色*/
    }

    QScrollBar::handle:vertical{  /*//滑块主体*/
        border-radius:5px;/*//滑块圆形角度*/
        width: 10;/*//滑块宽度*/
        border-radius:5px;/*//滑道圆角*/
        background-color:rgb(50,50,20);/*//滑块颜色*/
    }  

    QScrollBar::handle:vertical:hover{  /*//鼠标放在上面时*/
        width: 10;/*//滑块宽度*/
        border-radius:5px;/*//滑道圆角*/
        background-color:rgba(0,0,0,50%);/*//滑块颜色变化*/
    }
    
}
</string>
   </property>
   <property name="allowedAreas">
    <set>Qt::TopDockWidgetArea</set>
   </property>
   <attribute name="dockWidgetArea">
    <number>4</number>
   </attribute>
   <widget class="QWidget" name="dockWidgetContents">
    <layout class="QVBoxLayout" name="verticalLayout_2">
     <property name="spacing">
      <number>0</number>
     </property>
     <property name="leftMargin">
      <number>0</number>
     </property>
     <property name="topMargin">
      <number>0</number>
     </property>
     <property name="rightMargin">
      <number>0</number>
     </property>
     <property name="bottomMargin">
      <number>0</number>
     </property>
     <item>
      <widget class="TitleWidget" name="title" native="true"/>
     </item>
     <item>
      <widget class="MyToolBarWidget" name="toolbar" native="true"/>
     </item>
    </layout>
   </widget>
  </widget>
  <action name="actionSaveState">
   <property name="icon">
    <iconset>
     <normaloff>res/layout.png</normaloff>
     <normalon>res/add.png</normalon>res/layout.png</iconset>
   </property>
   <property name="text">
    <string>Save Layout</string>
   </property>
   <property name="toolTip">
    <string>OpenFile</string>
   </property>
  </action>
  <action name="actionRootKnowledge">
   <property name="checkable">
    <bool>true</bool>
   </property>
   <property name="icon">
    <iconset>
     <normalon>res/entity.png</normalon>
    </iconset>
   </property>
   <property name="text">
    <string>Knowledge</string>
   </property>
   <property name="toolTip">
    <string>Root knowledge tree edit</string>
   </property>
  </action>
  <action name="actionOperPanel">
   <property name="checkable">
    <bool>true</bool>
   </property>
   <property name="icon">
    <iconset>
     <normalon>res/dir.png</normalon>
    </iconset>
   </property>
   <property name="text">
    <string>OperPanel</string>
   </property>
   <property name="toolTip">
    <string>Operate Panel</string>
   </property>
  </action>
  <action name="actionLog">
   <property name="checkable">
    <bool>true</bool>
   </property>
   <property name="icon">
    <iconset>
     <normalon>res/log.png</normalon>
    </iconset>
   </property>
   <property name="text">
    <string>Log</string>
   </property>
   <property name="toolTip">
    <string>Log Window</string>
   </property>
  </action>
  <action name="actionRestoreState">
   <property name="icon">
    <iconset>
     <normaloff>res/restore.png</normaloff>res/restore.png</iconset>
   </property>
   <property name="text">
    <string>Restore Layout</string>
   </property>
   <property name="toolTip">
    <string>Restore window layout state</string>
   </property>
  </action>
  <action name="actionExit">
   <property name="icon">
    <iconset>
     <normaloff>res/exit.png</normaloff>res/exit.png</iconset>
   </property>
   <property name="text">
    <string>Exit</string>
   </property>
   <property name="toolTip">
    <string>Exit Application</string>
   </property>
  </action>
  <action name="actionAbout">
   <property name="icon">
    <iconset>
     <normaloff>res/about.png</normaloff>res/about.png</iconset>
   </property>
   <property name="text">
    <string>About</string>
   </property>
   <property name="toolTip">
    <string>Information abuout application</string>
   </property>
  </action>
  <action name="actionCheck_update">
   <property name="icon">
    <iconset>
     <normaloff>res/update.png</normaloff>res/update.png</iconset>
   </property>
   <property name="text">
    <string>Check update</string>
   </property>
   <property name="toolTip">
    <string>Check and update version</string>
   </property>
  </action>
 </widget>
 <customwidgets>
  <customwidget>
   <class>WelcomeWidget</class>
   <extends>QWidget</extends>
   <header>WelcomeWidget.h</header>
   <container>1</container>
  </customwidget>
  <customwidget>
   <class>TitleWidget</class>
   <extends>QWidget</extends>
   <header location="global">TitleWidget.h</header>
   <container>1</container>
  </customwidget>
  <customwidget>
   <class>MyToolBarWidget</class>
   <extends>QWidget</extends>
   <header location="global">MyToolBarWidget.h</header>
   <container>1</container>
  </customwidget>
 </customwidgets>
 <resources/>
 <connections>
  <connection>
   <sender>dockInfo</sender>
   <signal>visibilityChanged(bool)</signal>
   <receiver>actionLog</receiver>
   <slot>setChecked(bool)</slot>
   <hints>
    <hint type="sourcelabel">
     <x>469</x>
     <y>568</y>
    </hint>
    <hint type="destinationlabel">
     <x>-1</x>
     <y>-1</y>
    </hint>
   </hints>
  </connection>
  <connection>
   <sender>actionLog</sender>
   <signal>triggered(bool)</signal>
   <receiver>dockInfo</receiver>
   <slot>setVisible(bool)</slot>
   <hints>
    <hint type="sourcelabel">
     <x>-1</x>
     <y>-1</y>
    </hint>
    <hint type="destinationlabel">
     <x>469</x>
     <y>568</y>
    </hint>
   </hints>
  </connection>
 </connections>
</ui>
